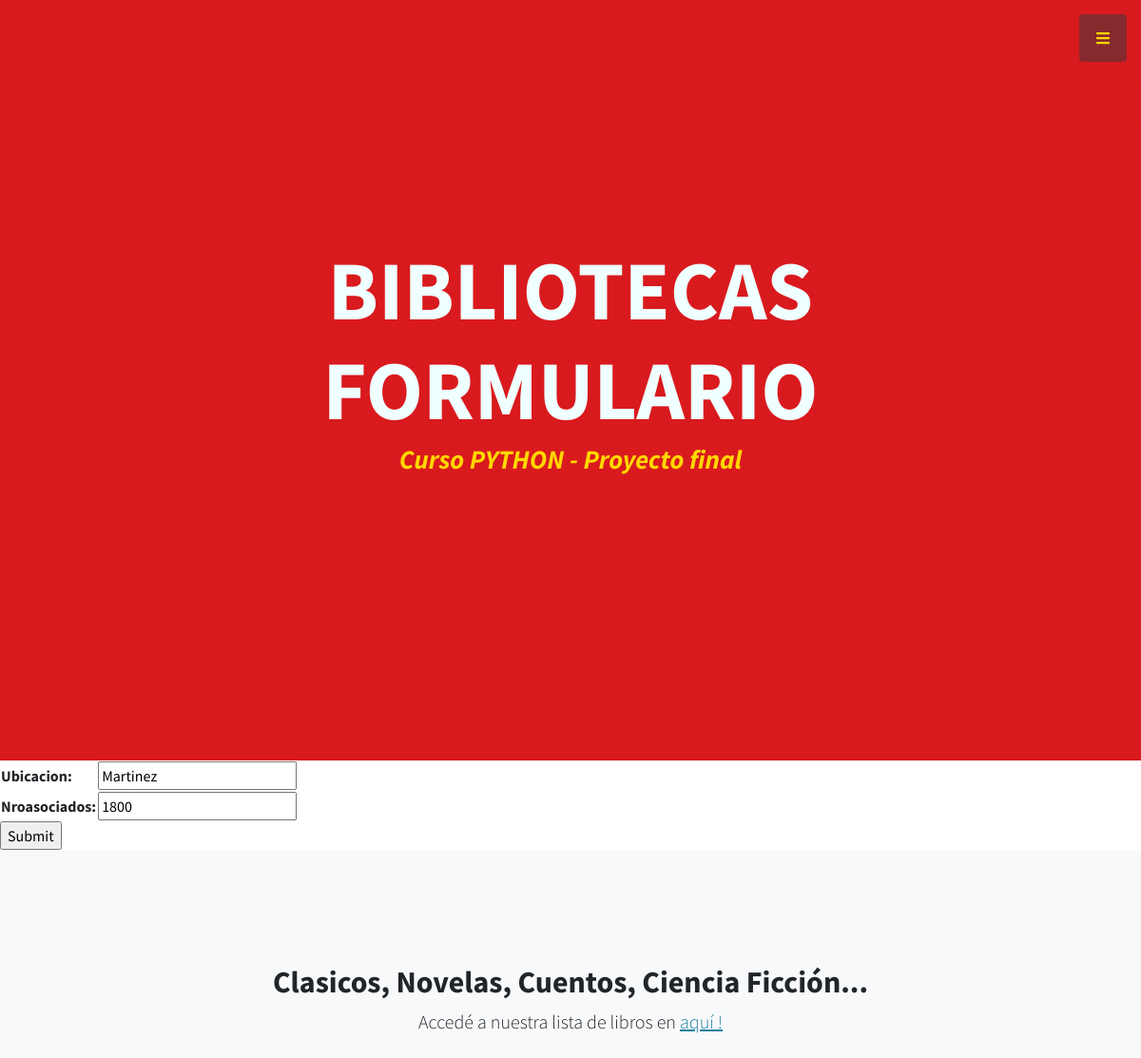
/App1/editarBibliotecas/Martinez/ (upper part), run on an earlier commit of the app's database.
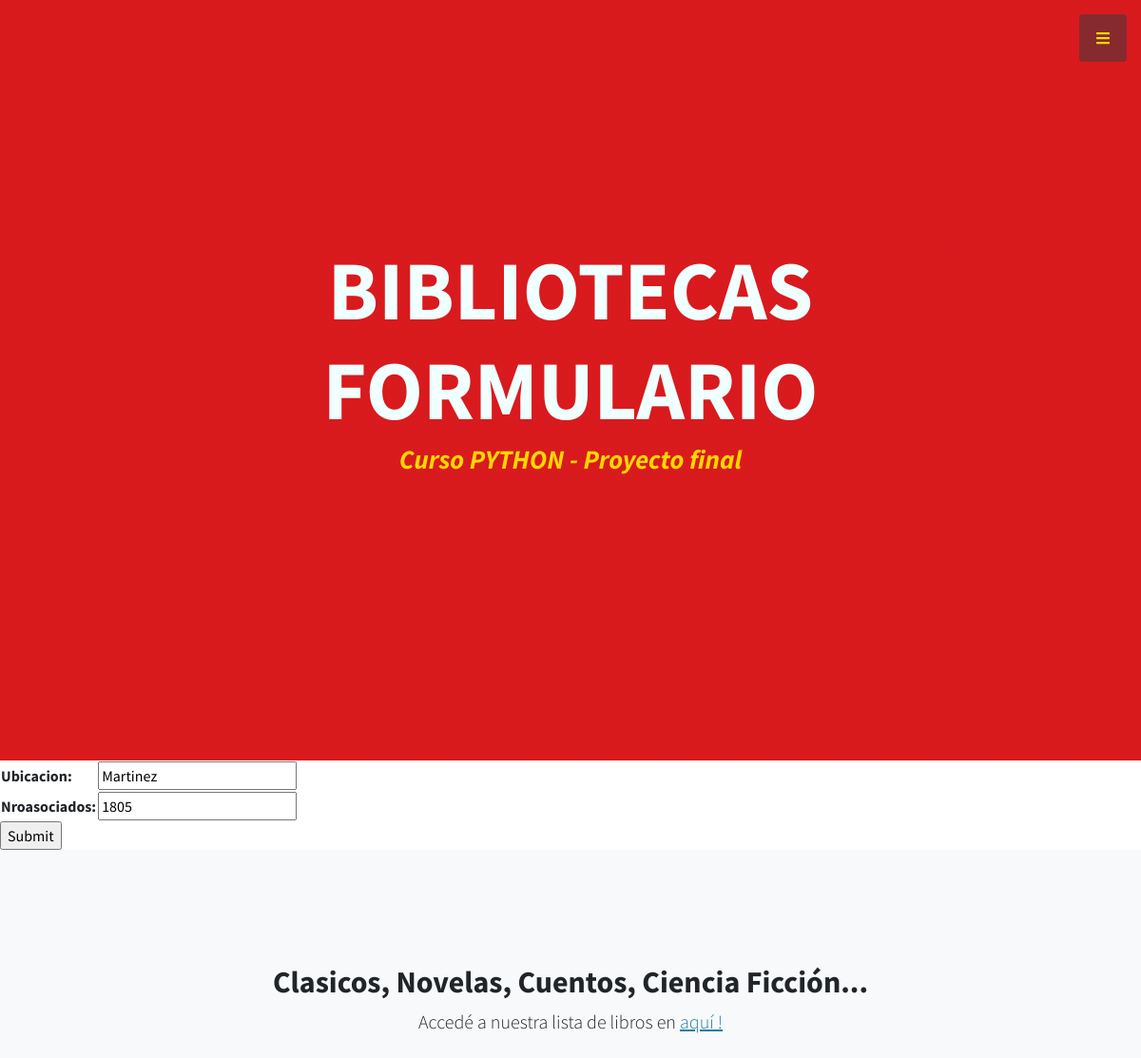
And on a later commit of the database.
### App1/models.py (models this page shows, shortened)
class Bibliotecas (models.Model):
     ubicacion = models.CharField(max_length=60)
     nroAsociados = models.IntegerField()

### App1/views.py (the view)
# urls.py: path('editarBibliotecas/<ubicacion_para_editar>/', views.editarBibliotecas, name="EditarBibliotecas"),
def editarBibliotecas(request, ubicacion_para_editar):
    biblioteca = Bibliotecas.objects.get(ubicacion=ubicacion_para_editar)
    if request.method == "POST":
        miFormulario = BibliotecasFormulario(request.POST)
        if miFormulario.is_valid():
            informacion = miFormulario.cleaned_data
            biblioteca.ubicacion = informacion["ubicacion"]
            biblioteca.nroAsociados = informacion["nroAsociados"]
            biblioteca.save()
            return render(request, "App1/inicio.html")
    else:
        miFormulario = BibliotecasFormulario(initial={"ubicacion":biblioteca.ubicacion,"nroAsociados":biblioteca.nroAsociados})
    return render(request, "App1/editarBibliotecas.html",{"miFormulario":miFormulario,"ubicacion_para_editar":ubicacion_para_editar})

### App1/forms.py
class BibliotecasFormulario(forms.Form):
    ubicacion = forms.CharField(required=True)
    nroAsociados = forms.IntegerField()

### App1/templates/App1/editarBibliotecas.html (shortened to what this page needs)
{% extends "App1/padre.html" %}
{% load static %}
{% block contenido2 %}
    <h1 class="mb-1" style="color: azure;"> BIBLIOTECAS <br> FORMULARIO </h1>
{% endblock %}
{% block contenido %}
    <form action="" method="POST">{% csrf_token %}
        <table>
        {{ miFormulario.as_table }}
        </table>
        <input type="submit" name="ENVIAR">
    </form>
{% endblock %}

What changed in the data, as far as the page shows it:
changed Bibliotecas "Martinez": nroAsociados "1800" → "1805"
